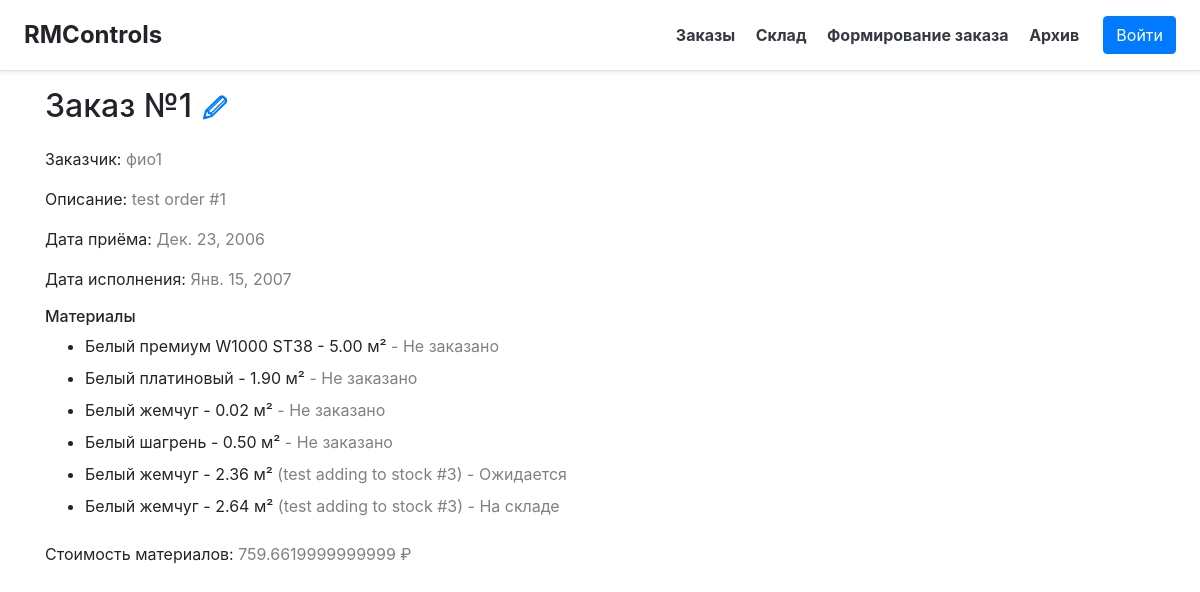
Page /order/1 on the committed database.
### main/models.py (models this page shows, shortened)
class Order(models.Model):
    description = models.CharField("Описание", max_length=50)
    client = models.CharField("Заказчик", max_length=50)
    order_date = models.DateField("Дата приёма", default=timezone.now().date())
    status = models.IntegerField("Статус", default=0, choices=[
        (0, "Ожидаются материалы"),
        (1, "В производстве"),
        (2, "Заказ выполнен")
    ])
    prod_date = models.DateField("Дата исполнения", blank=True, null=True)
    class Meta:
        verbose_name = "Заказ"
        verbose_name_plural = "Заказы"
        db_table = "orders"

class Material(models.Model):
    material = models.ForeignKey('AbsMaterial', models.PROTECT, verbose_name="Материал")
    count = models.FloatField("Кол-во")
    for_order = models.ForeignKey('Order', on_delete=models.SET_NULL, null=True, blank=True, verbose_name="Для заказа")
    status = models.IntegerField("Статус",
                                 choices=[(-1, "Не заказано"), (0, "Ожидается"), (1, "На складе"),
                                          (2, "В производстве"), (3, "Реализовано")], default=0)
    details = models.CharField("Детали", blank=True, null=True, max_length=100)
    price = models.FloatField("Цена", blank=True, null=True)
    class Meta:
        verbose_name = "Материал"
        verbose_name_plural = "Склад"
        db_table = "stock"

class AbsMaterial(models.Model):
    title = models.CharField("Наименование", max_length=20)
    units = models.CharField("Единицы измерения", choices=map(lambda x: (x, x, ), UNITS), max_length=10, default="шт")
    parent = models.ForeignKey(Folder, models.CASCADE, null=True, verbose_name="Папка")
    picture_url = models.TextField("URL изображения", null=True, blank=True)
    class Meta:
        verbose_name = "Материал"
        verbose_name_plural = "Материалы"
        db_table = "abs-materials"

### main/views.py (the view)
# urls.py: path('order/<int:oid>', views.order),
@xframe_options_exempt
def order(request, oid, additional=0):
    o = Order.objects.get(id=oid)
    return render(request, 'main/order.html', context={
        'title': f'Заказ №{oid}', 'order': o, 'additional': additional,
        'cost': sum(map(lambda x: (
            x.price * x.count if x.price else x.material.get_last_price() if x.material.get_last_price() else 0),
                        o.material_set.all()))})

### templates/main/order.html (shortened to what this page needs)
{% extends 'main/base.html' %}
{% load static %}
{% block content %}
    <div class="container">
        <h2 style="margin-bottom: 20px">{{ title }}<a class="badge badge-link"
                                                      href="/edit-order/{{ order.id }}{% if additional %}/1{% endif %}">&#128393</a>
        </h2>
        <label>Заказчик: <label style="color: gray">{{ order.client }}</label></label> <br>
        <label>Описание: <label style="color: gray; width: auto">{{ order.description }}</label></label> <br>
        <label>Дата приёма: <label style="color: gray">{{ order.order_date }}</label></label> <br>
        <label>Дата исполнения: <label style="color: gray">{{ order.prod_date }}</label></label> <br>
        <h6>Материалы</h6>
        <ul>
            {% for elem in order.material_set.all %}
                <li>
                    <label>{{ elem.material.title }} - {{ elem.count|floatformat:2 }} {{ elem.material.units }}</label>
                    <label style="color: gray">{% if elem.details %}({{ elem.details }}){% endif %} - {{ elem.get_status_display }}</label>
                </li>
            {% endfor %}
        </ul>
        <label>Стоимость материалов: <label style="color: gray">{{ cost }} ₽</label></label>
    </div>
{% endblock %}

### rows in the picture
Order: client "фио1", description "test order #1", order_date "Дек. 23, 2006", prod_date "Янв. 15, 2007"
Material: material "Белый премиум W1000 ST38", count "5.00", material.units "м²", status "Не заказано"
Material: material "Белый платиновый", count "1.90", material.units "м²", status "Не заказано"
Material: material "Белый жемчуг", count "0.02", material.units "м²", status "Не заказано"
Material: material "Белый шагрень", count "0.50", material.units "м²", status "Не заказано"
Material: material "Белый жемчуг", count "2.36", material.units "м²", details "test adding to stock #3", status "Ожидается"
Material: material "Белый жемчуг", count "2.64", material.units "м²", details "test adding to stock #3", status "На складе"

### other values in the picture
{{ title }} "Заказ №1"
{{ cost }} "759.6619999999999"
